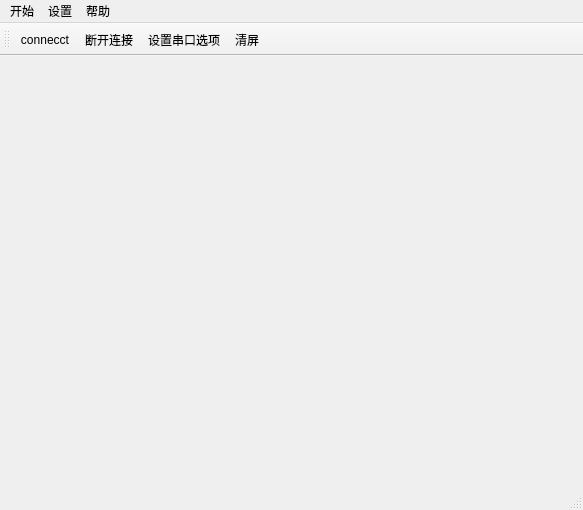
<?xml version="1.0" encoding="UTF-8"?>
<ui version="4.0">
 <class>MainWindow</class>
 <widget class="QMainWindow" name="MainWindow">
  <property name="geometry">
   <rect>
    <x>0</x>
    <y>0</y>
    <width>583</width>
    <height>510</height>
   </rect>
  </property>
  <property name="windowTitle">
   <string>NEHCPU Terminal</string>
  </property>
  <widget class="QWidget" name="centralWidget">
   <layout class="QVBoxLayout" name="verticalLayout"/>
  </widget>
  <widget class="QMenuBar" name="menuBar">
   <property name="geometry">
    <rect>
     <x>0</x>
     <y>0</y>
     <width>583</width>
     <height>23</height>
    </rect>
   </property>
   <widget class="QMenu" name="menuCalls">
    <property name="title">
     <string>开始</string>
    </property>
    <addaction name="actionConnect"/>
    <addaction name="actionDisconnect"/>
    <addaction name="separator"/>
    <addaction name="actionQuit"/>
   </widget>
   <widget class="QMenu" name="menuTools">
    <property name="title">
     <string>设置</string>
    </property>
    <addaction name="actionConfigure"/>
    <addaction name="actionClear"/>
   </widget>
   <widget class="QMenu" name="menuHelp">
    <property name="title">
     <string>帮助</string>
    </property>
    <addaction name="actionAbout"/>
   </widget>
   <addaction name="menuCalls"/>
   <addaction name="menuTools"/>
   <addaction name="menuHelp"/>
  </widget>
  <widget class="QToolBar" name="mainToolBar">
   <attribute name="toolBarArea">
    <enum>TopToolBarArea</enum>
   </attribute>
   <attribute name="toolBarBreak">
    <bool>false</bool>
   </attribute>
   <addaction name="actionConnect"/>
   <addaction name="actionDisconnect"/>
   <addaction name="actionConfigure"/>
   <addaction name="actionClear"/>
  </widget>
  <widget class="QStatusBar" name="statusBar"/>
  <action name="actionAbout">
   <property name="text">
    <string>关于</string>
   </property>
   <property name="toolTip">
    <string>About program</string>
   </property>
   <property name="shortcut">
    <string>Alt+A</string>
   </property>
  </action>
  <action name="actionAboutQt">
   <property name="text">
    <string>关于Qt</string>
   </property>
  </action>
  <action name="actionConnect">
   <property name="icon">
    <iconset resource="terminal.qrc">
     <normaloff>:/images/connect.png</normaloff>:/images/connect.png</iconset>
   </property>
   <property name="text">
    <string>连接</string>
   </property>
   <property name="iconText">
    <string>connecct</string>
   </property>
   <property name="toolTip">
    <string>连接到串口</string>
   </property>
   <property name="shortcut">
    <string>Ctrl+O</string>
   </property>
  </action>
  <action name="actionDisconnect">
   <property name="icon">
    <iconset resource="terminal.qrc">
     <normaloff>:/images/disconnect.png</normaloff>:/images/disconnect.png</iconset>
   </property>
   <property name="text">
    <string>断开连接</string>
   </property>
   <property name="toolTip">
    <string>断开连接</string>
   </property>
   <property name="shortcut">
    <string>Ctrl+D</string>
   </property>
  </action>
  <action name="actionConfigure">
   <property name="icon">
    <iconset resource="terminal.qrc">
     <normaloff>:/images/settings.png</normaloff>:/images/settings.png</iconset>
   </property>
   <property name="text">
    <string>设置串口选项</string>
   </property>
   <property name="toolTip">
    <string>设置串口选项</string>
   </property>
   <property name="shortcut">
    <string>Alt+C</string>
   </property>
  </action>
  <action name="actionClear">
   <property name="icon">
    <iconset resource="terminal.qrc">
     <normaloff>:/images/clear.png</normaloff>:/images/clear.png</iconset>
   </property>
   <property name="text">
    <string>清屏</string>
   </property>
   <property name="toolTip">
    <string>清屏</string>
   </property>
   <property name="shortcut">
    <string>Alt+L</string>
   </property>
  </action>
  <action name="actionQuit">
   <property name="icon">
    <iconset resource="terminal.qrc">
     <normaloff>:/images/application-exit.png</normaloff>:/images/application-exit.png</iconset>
   </property>
   <property name="text">
    <string>退出</string>
   </property>
   <property name="shortcut">
    <string>Ctrl+Q</string>
   </property>
  </action>
 </widget>
 <layoutdefault spacing="6" margin="11"/>
 <resources>
  <include location="terminal.qrc"/>
 </resources>
 <connections/>
</ui>
